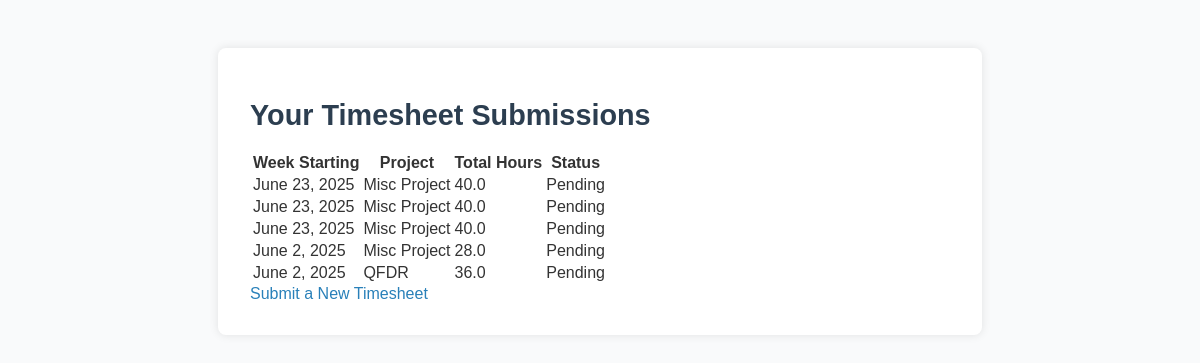
The page /tasks/timesheets/ (signed in) on the database its author committed.
### tasks/models.py (models this page shows, shortened)
class Timesheet(models.Model):
    STATUS_CHOICES = [
        ('pending', 'Pending'),
        ('approved', 'Approved'),
        ('rejected', 'Rejected'),
    ]
    user = models.ForeignKey(User, on_delete=models.CASCADE)
    project = models.CharField(max_length=100)
    week_start = models.DateField()
    monday_hours = models.DecimalField(max_digits=5, decimal_places=2, default=0)
    tuesday_hours = models.DecimalField(max_digits=5, decimal_places=2, default=0)
    wednesday_hours = models.DecimalField(max_digits=5, decimal_places=2, default=0)
    thursday_hours = models.DecimalField(max_digits=5, decimal_places=2, default=0)
    friday_hours = models.DecimalField(max_digits=5, decimal_places=2, default=0)
    notes = models.TextField(blank=True)
    status = models.CharField(max_length=20, choices=STATUS_CHOICES, default='pending')
    @property
    def total_hours(self):
        return sum([
            self.monday_hours or 0,
            self.tuesday_hours or 0,
            self.wednesday_hours or 0,
            self.thursday_hours or 0,
            self.friday_hours or 0,
        ])

### tasks/views.py (the view)
# urls.py: path('timesheets/', TimesheetListView.as_view(), name='timesheet-list'),
class TimesheetListView(LoginRequiredMixin, ListView):
    model = Timesheet
    template_name = 'tasks/timesheet_list.html'
    context_object_name = 'timesheets'
    def get_queryset(self):
        return Timesheet.objects.filter(user=self.request.user).order_by('-week_start')

### tasks/templates/tasks/timesheet_list.html (shortened to what this page needs)
{% extends 'base.html' %}
{% block content %}
    <h1>Your Timesheet Submissions</h1>
    {% if timesheets %}
      <table>
        <thead>
          <tr>
            <th>Week Starting</th>
            <th>Project</th>
            <th>Total Hours</th>
            <th>Status</th>
          </tr>
        </thead>
        <tbody>
          {% for sheet in timesheets %}
            <tr>
              <td>{{ sheet.week_start }}</td>
              <td>{{ sheet.project }}</td>
              <td>{{ sheet.total_hours|floatformat:1 }}</td>
              <td>{{ sheet.status|title }}</td>
            </tr>
          {% endfor %}
        </tbody>
      </table>
    {% else %}
      <p>No timesheets submitted yet.</p>
    {% endif %}
    <a href="{% url 'timesheet-submit' %}" class="btn">Submit a New Timesheet</a>
{% endblock %}

### tasks/static/css/style.css (style rules this page uses)
body { font-family: Arial, sans-serif; background: #f9fafb; color: #333; margin: 0; padding: 0; }
h1 { color: #2c3e50; font-size: 1.8rem; margin-bottom: 1.2rem; }
a { margin-right: 10px; color: #2980b9; text-decoration: none; }

### rows shown on the page
Timesheet: week_start "June 23, 2025", project "Misc Project", total_hours "40.0", status "Pending"
Timesheet: week_start "June 23, 2025", project "Misc Project", total_hours "40.0", status "Pending"
Timesheet: week_start "June 23, 2025", project "Misc Project", total_hours "40.0", status "Pending"
Timesheet: week_start "June 2, 2025", project "Misc Project", total_hours "28.0", status "Pending"
Timesheet: week_start "June 2, 2025", project "QFDR", total_hours "36.0", status "Pending"
